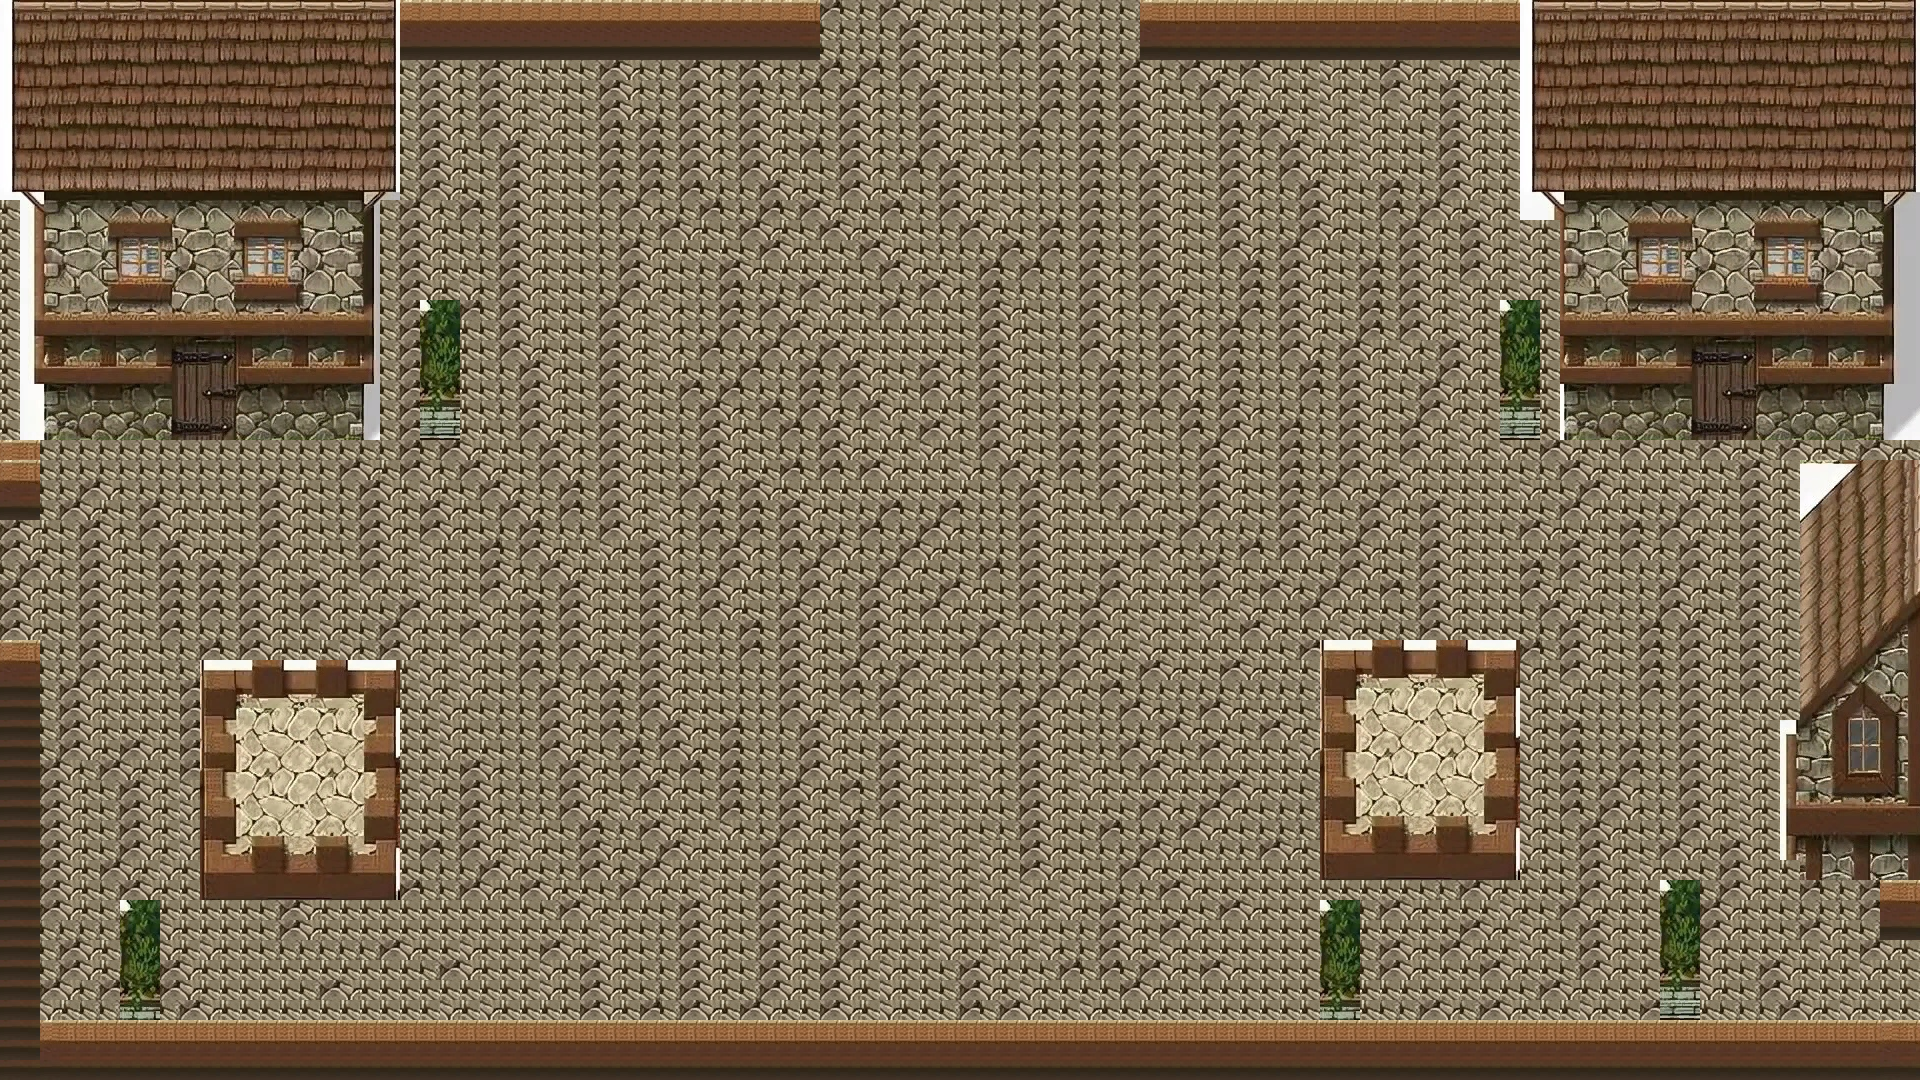

This is a level from a 2D game, rendered from its Tiled map with the project's own tilesets. A one-line summary and the map file follow, with tile-layer data summarised:
An orthogonal 96x54 tile map with 20x20 px tiles, 1 tile layer (Tile Layer 1).

<map version="1.2" tiledversion="1.3.2" orientation="orthogonal" renderorder="right-down" compressionlevel="-1" width="96" height="54" tilewidth="20" tileheight="20" infinite="0" nextlayerid="2" nextobjectid="1">
 <tileset firstgid="1" source="town1.tsx" />
 <layer id="1" name="Tile Layer 1" width="96" height="54">
  <data>[5184 cells, 5184 non-empty, 706 distinct tile ids]</data>
 </layer>
</map>